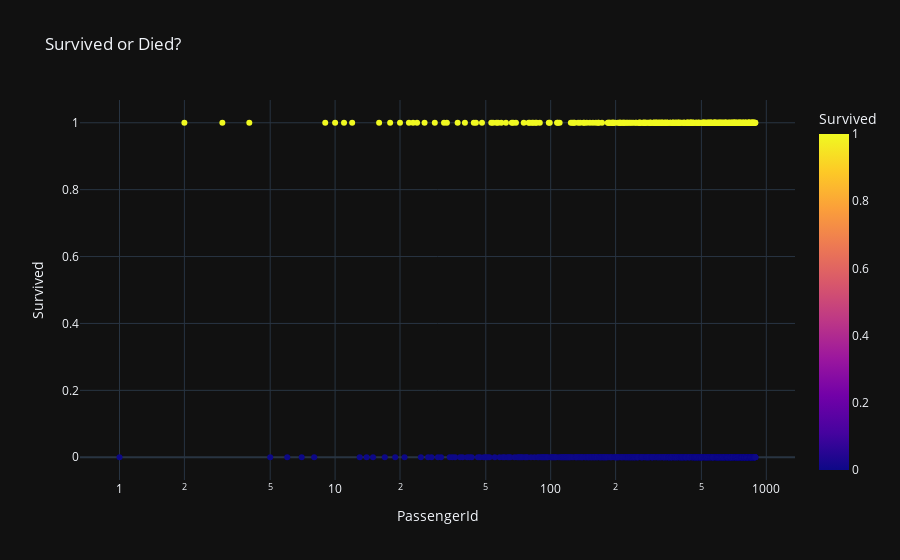

This figure's notebook cell:
### Markdown cell above
This shows an estimate of the output, so not exact. 1 Shows if the person had survived, while 0 shows that person died.

### Code cell
for template in ["plotly_dark"]:
    fig = px.scatter(df,
                     x="PassengerId", y="Survived", color="Survived",
                     log_x=True, size_max=20,
                     template=template, title="Survived or Died?")
    fig.show()

### Figure 1 — Plotly figure (JSON) as saved in the notebook; plotly's stock layout.template omitted (floating-point values rounded to 4 significant figures; data arrays with more than 128 entries replaced by an {"elided": "..."} marker saying what was removed)
{"data": [{"hoverlabel": {"namelength": 0}, "hovertemplate": "PassengerId=%{x}<br>Survived=%{marker.color}", "legendgroup": "", "marker": {"color": {"elided": "891 int values"}, "coloraxis": "coloraxis", "symbol": "circle"}, "mode": "markers", "name": "", "showlegend": false, "type": "scatter", "x": {"elided": "891 int values"}, "xaxis": "x", "y": {"elided": "891 int values"}, "yaxis": "y"}], "layout": {"autosize": true, "coloraxis": {"colorbar": {"title": {"text": "Survived"}}, "colorscale": [[0, "#0d0887"], [0.1111, "#46039f"], [0.2222, "#7201a8"], [0.3333, "#9c179e"], [0.4444, "#bd3786"], [0.5556, "#d8576b"], [0.6667, "#ed7953"], [0.7778, "#fb9f3a"], [0.8889, "#fdca26"], [1, "#f0f921"]]}, "legend": {"tracegroupgap": 0}, "title": {"text": "Survived or Died?"}, "xaxis": {"anchor": "y", "autorange": true, "domain": [0, 1], "range": [-0.177, 3.127], "title": {"text": "PassengerId"}, "type": "log"}, "yaxis": {"anchor": "x", "autorange": true, "domain": [0, 1], "range": [-0.07325, 1.073], "title": {"text": "Survived"}, "type": "linear"}}}
